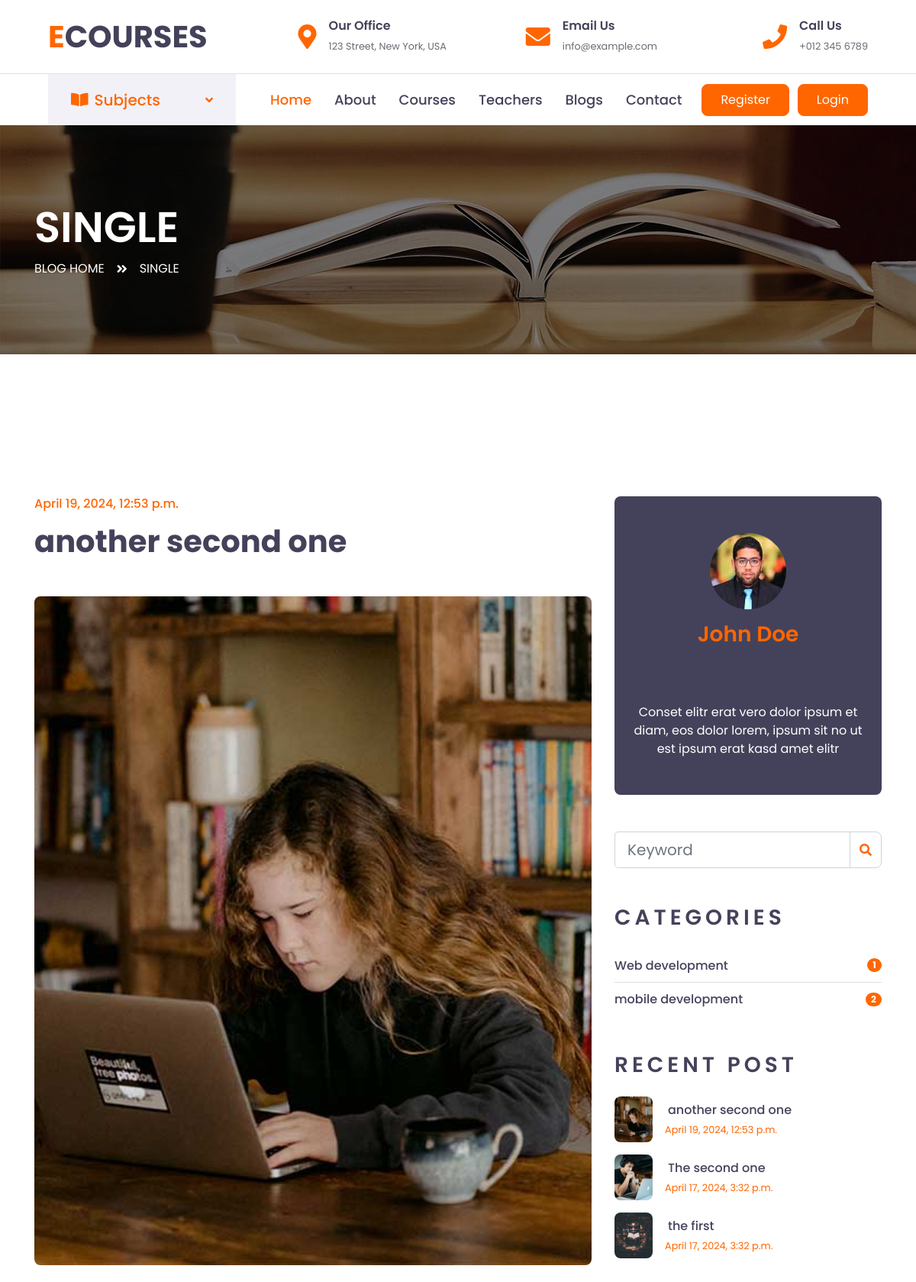
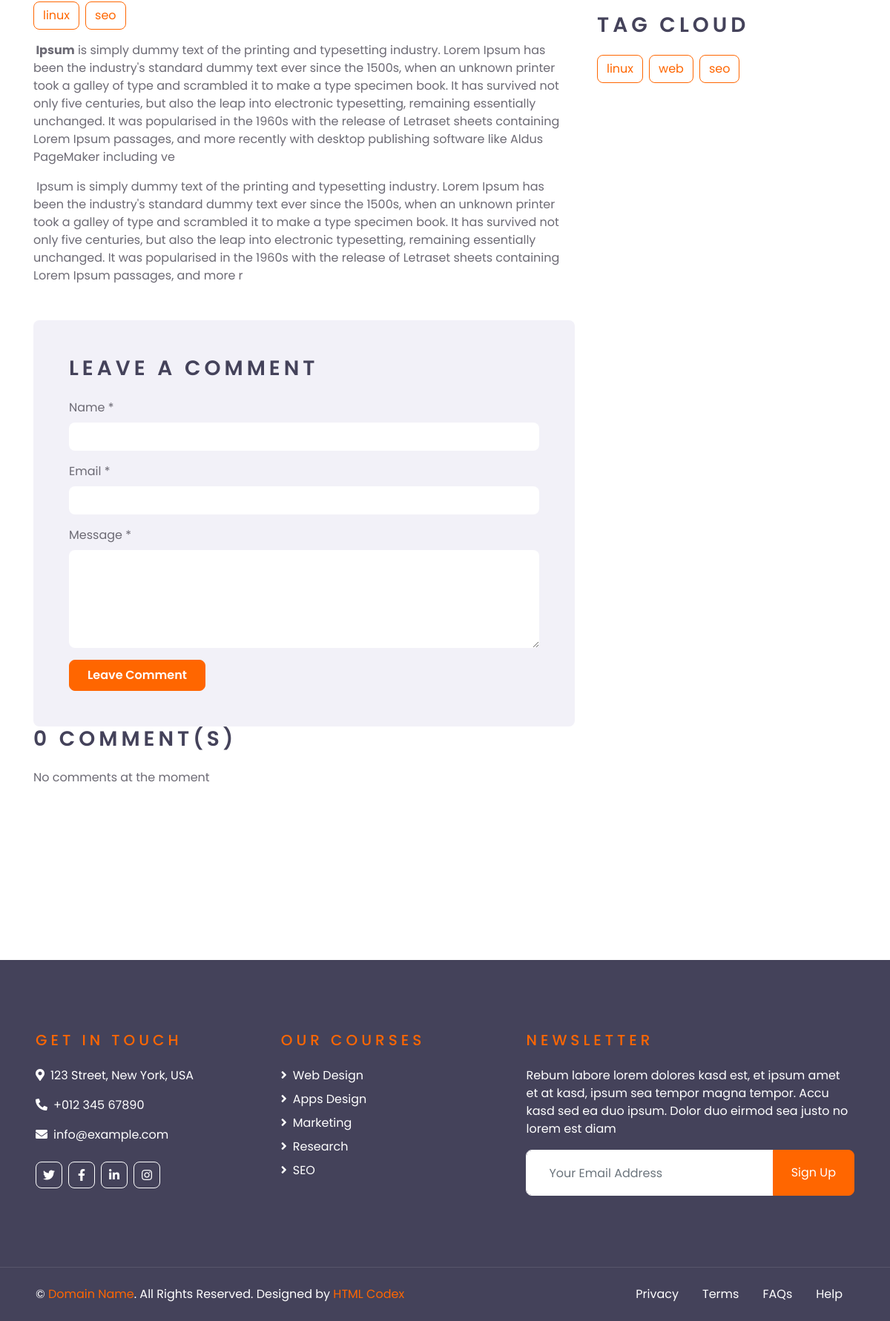
Screenshot of /post/another-seond-one with the database file from the repository (2 pictures, top to bottom).
### blogapp/models.py (models this page shows, shortened)
class Post(models.Model):
    title = models.CharField(max_length=200)
    image = models.ImageField(upload_to="blog/")
    url = models.SlugField(unique=True)
    content = RichTextField()
    author = models.ForeignKey('auth.User', on_delete=models.CASCADE)
    created_at = models.DateTimeField(auto_now_add=True)
    categories = models.ForeignKey(Category, on_delete=models.CASCADE)
    tags = models.ManyToManyField(Tag)
    published = models.BooleanField(default=True)

class Tag(models.Model):
    name = models.CharField(max_length=100)

class Category(models.Model):
    name = models.CharField(max_length=100)
    url = models.SlugField(unique=True)

### blogapp/views.py (the view)
# urls.py: path('post/<slug:url>', views.post_detail, name='postdetail'),
def post_detail(request, url):
    post = get_object_or_404(Post, url=url)
    approved_blogs = Post.objects.filter(published=True)
    blog_categories = Category.objects.annotate(blog_count=models.Count('post'))
    recent_posts = Post.objects.order_by('-created_at')[:5]
    comments = post.comments.filter(approved=True)  # Filter comments for the specific post
    blog_tags = Tag.objects.all()
    current_blog_tag = post.tags.all()
    context = {
        'post': post,
        'blogs': approved_blogs,
        'blog_categories': blog_categories,
        'recent_posts': recent_posts,
        'comments': comments,
        'blog_tags':blog_tags,
        'current_blog_tag':current_blog_tag
    }
    return render(request, 'single.html', context)

### templates/single.html (shortened to what this page needs)
{% extends "base.html" %}
{% load static %}
{% block body %}
    <div class="container-fluid page-header" style="margin-bottom: 90px;">
        <div class="container">
            <div class="d-flex flex-column justify-content-center" style="min-height: 300px">
                <h3 class="display-4 text-white text-uppercase">Single</h3>
                <div class="d-inline-flex text-white">
                    <p class="m-0 text-uppercase"><a class="text-white" href="{% url "blog" %}">Blog Home</a></p>
                    <i class="fa fa-angle-double-right pt-1 px-3"></i>
                    <p class="m-0 text-uppercase">Single</p>
                </div>
            </div>
        </div>
    </div>
    <div class="container-fluid py-5">
        <div class="container py-5">
            <div class="row">
                <div class="col-lg-8">
                    <div class="mb-5">
                        <h6 class="text-primary mb-3">{{post.created_at}}</h6>
                        <h1 class="mb-5">{{post.title}}</h1>
                        <img class="img-fluid rounded w-100 mb-4" src='{{post.image.url}}' alt="{{post.title}}">
                        <div class="d-flex flex-wrap m-n1">
                            {% for tag in current_blog_tag %}
                            <a href="{% url "tag_filter" tag.name %}" class="btn btn-outline-primary m-1">{{tag.name}}</a>
                            {% endfor %}
                        </div>
                        <p>{{post.content|safe|linebreaks}}</p>
                    </div>
                    <div class="bg-secondary rounded p-5">
                        <h3 class="text-uppercase mb-4" style="letter-spacing: 5px;">Leave a comment</h3>
                         {% if user.is_authenticated %}
                        <form id="commentForm" method='post' action="{% url 'postdetail' post.url %}">
                            <div class="form-group">
                                <label for="name">Name *</label>
                                <input type="text" class="form-control border-0" readonly value="{{user.first_name}}" id="name">
                            </div>
                            <div class="form-group">
                                <label for="email">Email *</label>
                                <input type="email" class="form-control border-0" readonly value="{{user.email}}" id="email">
                            </div>
                            <input type="hidden" class="form-control border-0" readonly value="{{post.url}}" id="url">
                            <div class="form-group">
                                <label for="message">Message *</label>
                                <textarea id="message" cols="30" rows="5" class="form-control border-0"></textarea>
                            </div>
                            <div class="form-group mb-0">
                                <p id="success"> </p>
                                <input type="submit" value="Leave Comment" class="btn btn-primary py-md-2 px-md-4 font-weight-semi-bold">
                            </div>
                        </form>
                        {% else %}
                        <form id="commentForm" method='post' action="{% url 'postdetail' post.url %}">
                            <div class="form-group">
                                <label for="name">Name *</label>
                                <input type="text" class="form-control border-0" value="{{user.first_name}}" id="name">
                            </div>
                            <div class="form-group">
                                <label for="email">Email *</label>
                                <input type="email" class="form-control border-0" id="email">
                            </div>
                            <div class="form-group">
                                <label for="message">Message *</label>
                                <textarea id="message" cols="30" rows="5" class="form-control border-0"></textarea>
                            </div>
                            <div class="form-group mb-0">
                                <input type="submit" value="Leave Comment" class="btn btn-primary py-md-2 px-md-4 font-weight-semi-bold">
                            </div>
                        </form>
                        {% endif %}
                    </div>
                    <div class="mb-5">
                        <h3 class="text-uppercase mb-4" style="letter-spacing: 5px;">{{comments|length}} Comment(s)</h3>
                        {% if comments %}
                        {% for comment in comments %}
                        <div class="media mb-4">
                            <img src='{% static "img/user.jpg" %}' alt="Image" class="img-fluid rounded-circle mr-3 mt-1"
                                style="width: 45px;">
                            <div class="media-body">
                                <h6>{{comment.author}} <small><i>{{comment.created_at}}</i></small></h6>
                                <p>{{comment.content|safe|linebreaks}}</p>
                            </div>
                        </div>
                        {% endfor %}
                        {% else %}
                        <p> No comments at the moment </p>
                        {% endif %}
                    </div>
                </div>
                <div class="col-lg-4 mt-5 mt-lg-0">
                    <div class="d-flex flex-column text-center bg-dark rounded mb-5 py-5 px-4">
                        <img src='{% static "img/user.jpg" %}' class="img-fluid rounded-circle mx-auto mb-3" style="width: 100px;">
                        <h3 class="text-primary mb-3">John Doe</h3>
                        <h3 class="text-uppercase mb-4" style="letter-spacing: 5px;">Tag Cloud</h3>
                        <p class="text-white m-0">Conset elitr erat vero dolor ipsum et diam, eos dolor lorem, ipsum sit
                            no ut est ipsum erat kasd amet elitr</p>
                    </div>
                    <div class="mb-5">
                        <form action='{% url "blog_search" %}'>
                            <div class="input-group">
                                <input type="text" name="q" class="form-control form-control-lg" placeholder="Keyword">
                                <div class="input-group-append">
                                    <span class="input-group-text bg-transparent text-primary"><i
                                            class="fa fa-search"></i></span>
                                </div>
                            </div>
                        </form>
                    </div>
                    <div class="mb-5">
                        <h3 class="text-uppercase mb-4" style="letter-spacing: 5px;">Categories</h3>
                        <ul class="list-group list-group-flush">
                            {% for blogcategory in blog_categories %}
                            <li class="list-group-item d-flex justify-content-between align-items-center px-0">
                                <a href="{% url "post_list_by_category" blogcategory.url %}" class="text-decoration-none h6 m-0">{{ blogcategory.name }}</a>
                                <span class="badge badge-primary badge-pill">{{ blogcategory.blog_count }}</span>
                            </li>
                            {% endfor %}
                        </ul>
                    </div>
                    <div class="mb-5">
                        <h3 class="text-uppercase mb-4" style="letter-spacing: 5px;">Recent Post</h3>
                        {% for blog in recent_posts %}
                        <a class="d-flex align-items-center text-decoration-none mb-3" href="">
                            <img class="img-fluid rounded" height="50" width="50" src="{{blog.image.url}}" alt="{{blog.title}}">
                            <div class="pl-3">
                                <h6 class="m-1">{{blog.title}}</h6>
                                <small>{{blog.created_at}}</small>
                            </div>
                        </a>
                        {% endfor %}
                    </div>
                    <div class="mb-5">
                        <h3 class="text-uppercase mb-4" style="letter-spacing: 5px;">Tag Cloud</h3>
                        <div class="d-flex flex-wrap m-n1">
                            {% for tag in blog_tags %}
                            <a href="" class="btn btn-outline-primary m-1">{{tag.name}}</a>
                            {% endfor %}
                        </div>
                    </div>
                </div>
            </div>
        </div>
    </div>
    {% endblock body %}

### rows the page displays
Post: created_at "April 19, 2024, 12:53 p.m.", title "another second one", image (picture), content "Ipsum is simply dummy text of the printing and typesetting industry. Lorem Ipsum has been the industry's standard dummy text ever since the 1500s, when an unknown printer took a galley of type and scrambled it to make a type specimen book. It has survived not only five centuries, but also the leap into electronic typesetting, remaining essentially unchanged. It was popularised in the 1960s with the release of Letraset sheets containing Lorem Ipsum passages, and more recently with desktop publishing software like Aldus PageMaker including ve Ipsum is simply dummy text of the printing and typesetting industry. Lorem Ipsum has been the industry's standard dummy text ever since the 1500s, when…"
Tag: name "linux"
Tag: name "seo"
Category: name "Web development", blog_count "1"
Category: name "mobile development", blog_count "2"
Post: image (picture), title "The second one", created_at "April 17, 2024, 3:32 p.m."
Post: image (picture), title "the first", created_at "April 17, 2024, 3:32 p.m."
Tag: name "web"

### other values shown
{{ comments|length }} "0"
